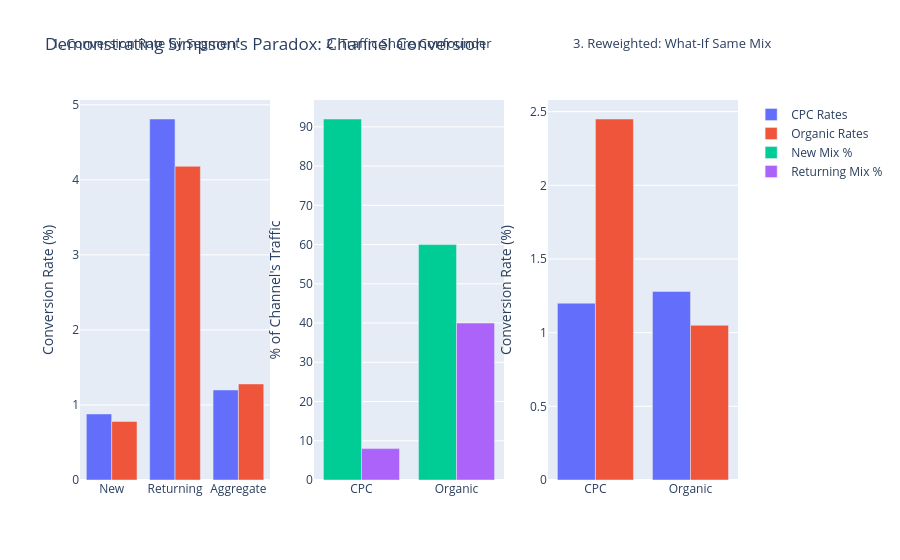

Source (notebook cell):
### Markdown cell above
Simpson's Paradox Alert: CPC wins in both New (+0.1%) and Returning (+0.63%) segments. However, Organic's overall rate looks higher because 40% of Organic traffic consists of high-converting Returning users, compared to only 8% for CPC.

### Code cell
import plotly.graph_objects as go
from plotly.subplots import make_subplots

fig = make_subplots(
    rows=1, cols=3,
    subplot_titles=(
        "1. Conversion Rate by Segment",
        "2. Traffic Share Confounder",
        "3. Reweighted: What-If Same Mix"
    )
)

# Panel 1: Rates by segment
fig.add_trace(go.Bar(name='CPC Rates', x=['New', 'Returning', 'Aggregate'], y=[0.88, 4.81, 1.20],
                      marker_color='#636EFA', showlegend=True), row=1, col=1)
fig.add_trace(go.Bar(name='Organic Rates', x=['New', 'Returning', 'Aggregate'], y=[0.78, 4.18, 1.28],
                      marker_color='#EF553B', showlegend=True), row=1, col=1)

# Panel 2: Traffic mix per channel
fig.add_trace(go.Bar(name='New Mix %', x=['CPC', 'Organic'], y=[92, 60],
                      marker_color='#00CC96', showlegend=True), row=1, col=2)
fig.add_trace(go.Bar(name='Returning Mix %', x=['CPC', 'Organic'], y=[8, 40],
                      marker_color='#AB63FA', showlegend=True), row=1, col=2)

# Panel 3: Actual aggregate vs. reweighted (same-mix) aggregate
fig.add_trace(go.Bar(name='Actual (own mix)', x=['CPC', 'Organic'], y=[1.20, 1.28],
                      marker_color='#636EFA', showlegend=False), row=1, col=3)
fig.add_trace(go.Bar(name='Hypothetical (other channel\'s mix)', x=['CPC', 'Organic'], y=[2.45, 1.05],
                      marker_color='#EF553B', showlegend=False), row=1, col=3)

fig.update_layout(
    barmode='group',
    title_text="Demonstrating Simpson's Paradox: Channel Conversion",
    annotations=[
        dict(text="1. Conversion Rate by Segment", x=0.10, y=1.12, xref='paper', yref='paper', showarrow=False, font=dict(size=13)),
        dict(text="2. Traffic Share Confounder", x=0.50, y=1.12, xref='paper', yref='paper', showarrow=False, font=dict(size=13)),
        dict(text="3. Reweighted: What-If Same Mix", x=0.90, y=1.12, xref='paper', yref='paper', showarrow=False, font=dict(size=13)),
    ]
)
fig.update_yaxes(title_text="Conversion Rate (%)", row=1, col=1)
fig.update_yaxes(title_text="% of Channel's Traffic", row=1, col=2)
fig.update_yaxes(title_text="Conversion Rate (%)", row=1, col=3)

fig.show()

### Figure 1 — Plotly figure (JSON) as saved in the notebook; plotly's stock layout.template omitted (floating-point values rounded to 4 significant figures)
{"data": [{"marker": {"color": "#636EFA"}, "name": "CPC Rates", "showlegend": true, "type": "bar", "x": ["New", "Returning", "Aggregate"], "xaxis": "x", "y": [0.88, 4.81, 1.2], "yaxis": "y"}, {"marker": {"color": "#EF553B"}, "name": "Organic Rates", "showlegend": true, "type": "bar", "x": ["New", "Returning", "Aggregate"], "xaxis": "x", "y": [0.78, 4.18, 1.28], "yaxis": "y"}, {"marker": {"color": "#00CC96"}, "name": "New Mix %", "showlegend": true, "type": "bar", "x": ["CPC", "Organic"], "xaxis": "x2", "y": [92, 60], "yaxis": "y2"}, {"marker": {"color": "#AB63FA"}, "name": "Returning Mix %", "showlegend": true, "type": "bar", "x": ["CPC", "Organic"], "xaxis": "x2", "y": [8, 40], "yaxis": "y2"}, {"marker": {"color": "#636EFA"}, "name": "Actual (own mix)", "showlegend": false, "type": "bar", "x": ["CPC", "Organic"], "xaxis": "x3", "y": [1.2, 1.28], "yaxis": "y3"}, {"marker": {"color": "#EF553B"}, "name": "Hypothetical (other channel's mix)", "showlegend": false, "type": "bar", "x": ["CPC", "Organic"], "xaxis": "x3", "y": [2.45, 1.05], "yaxis": "y3"}], "layout": {"annotations": [{"font": {"size": 13}, "showarrow": false, "text": "1. Conversion Rate by Segment", "x": 0.1, "xanchor": "center", "xref": "paper", "y": 1.12, "yanchor": "bottom", "yref": "paper"}, {"font": {"size": 13}, "showarrow": false, "text": "2. Traffic Share Confounder", "x": 0.5, "xanchor": "center", "xref": "paper", "y": 1.12, "yanchor": "bottom", "yref": "paper"}, {"font": {"size": 13}, "showarrow": false, "text": "3. Reweighted: What-If Same Mix", "x": 0.9, "xanchor": "center", "xref": "paper", "y": 1.12, "yanchor": "bottom", "yref": "paper"}], "barmode": "group", "title": {"text": "Demonstrating Simpson's Paradox: Channel Conversion"}, "xaxis": {"anchor": "y", "domain": [0, 0.2889]}, "xaxis2": {"anchor": "y2", "domain": [0.3556, 0.6444]}, "xaxis3": {"anchor": "y3", "domain": [0.7111, 1]}, "yaxis": {"anchor": "x", "domain": [0, 1], "title": {"text": "Conversion Rate (%)"}}, "yaxis2": {"anchor": "x2", "domain": [0, 1], "title": {"text": "% of Channel's Traffic"}}, "yaxis3": {"anchor": "x3", "domain": [0, 1], "title": {"text": "Conversion Rate (%)"}}}}
